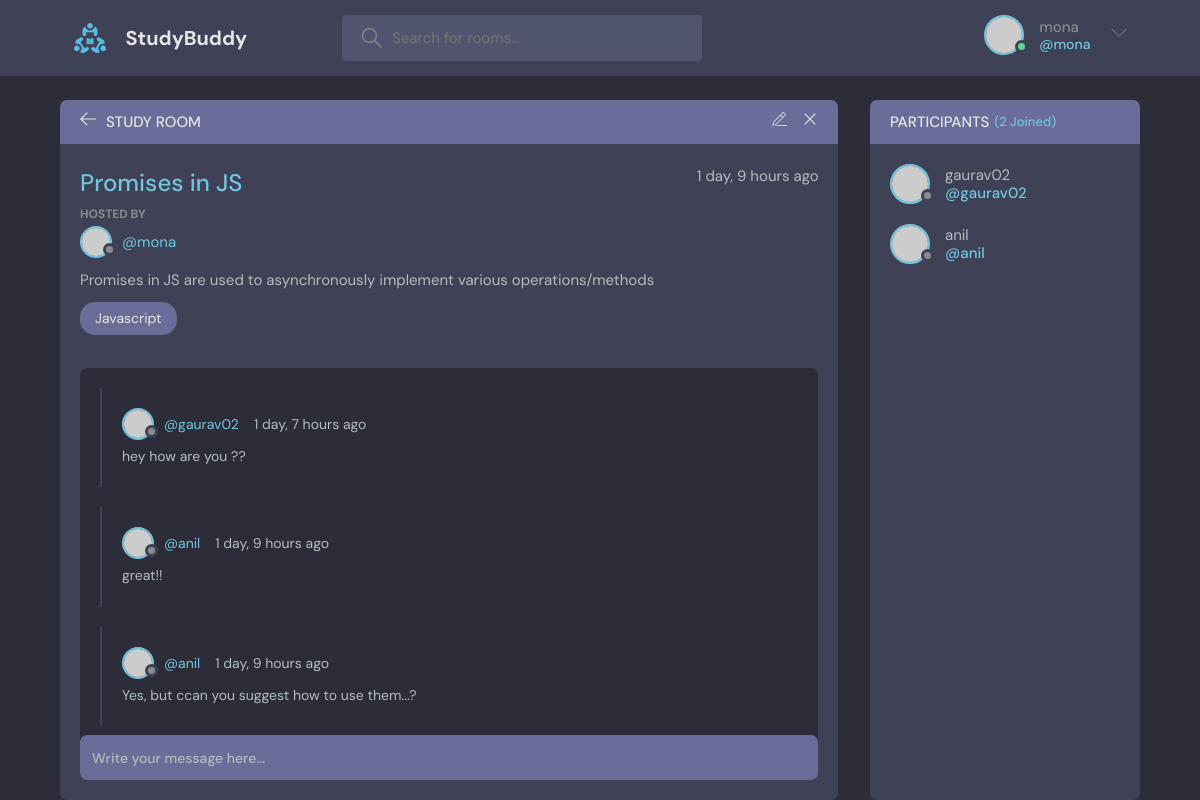
/room/6/ (signed in), run on the app's committed database.
### projects/models.py (models this page shows, shortened)
class Room(models.Model):
    host = models.ForeignKey(User, on_delete=models.SET_NULL, null=True)
    topic = models.ForeignKey(Topic, on_delete=models.SET_NULL, null=True)
    name = models.CharField(max_length=200)
    description = models.TextField(null=True, blank=True)
    participants = models.ManyToManyField(
        User, related_name='participants', blank=True)
    updated = models.DateTimeField(auto_now=True)
    created = models.DateTimeField(auto_now_add=True)
    class Meta:
        ordering = ['-updated', '-created']

class Topic(models.Model):
    name = models.CharField(max_length=200)
    def __str__(self):
        return self.name

class Message(models.Model):
    user = models.ForeignKey(User, on_delete=models.CASCADE)
    room = models.ForeignKey(Room, on_delete=models.CASCADE)
    body = models.TextField()
    updated = models.DateTimeField(auto_now=True)
    created = models.DateTimeField(auto_now_add=True)

### projects/views.py (the view, shortened to what this page needs)
# urls.py: path('room/<str:pk>/', views.room, name="room"),
def room(request, pk):
    room = Room.objects.get(id=pk)
    room_messages = room.message_set.all().order_by('-created')
    participants = room.participants.all()
    context = {"room": room, 'room_messages': room_messages,
               'participants': participants}
    return render(request, 'projects/room.html', context)

### projects/templates/projects/room.html (shortened to what this page needs)
{% extends 'main.html' %}
{% block content %}
<main class="profile-page layout layout--2">
  <div class="container">
    <div class="room">
      <div class="room__top">
        <div class="room__topLeft">
          <a href="{% url 'home' %}">
            <svg version="1.1" xmlns="http://www.w3.org/2000/svg" width="32" height="32" viewBox="0 0 32 32">
              <title>arrow-left</title>
              <path
                d="M13.723 2.286l-13.723 13.714 13.719 13.714 1.616-1.611-10.96-10.96h27.625v-2.286h-27.625l10.965-10.965-1.616-1.607z">
              </path>
            </svg>
          </a>
          <h3>Study Room</h3>
        </div>
        {% if room.host == request.user %}
        <div class="room__topRight">
          <a href="{% url 'update-room' room.id %}">
          </a>
          <a href="{% url 'delete-room' room.id %}">
            <svg version="1.1" xmlns="http://www.w3.org/2000/svg" width="32" height="32" viewBox="0 0 32 32">
              <title>remove</title>
              <path
                d="M27.314 6.019l-1.333-1.333-9.98 9.981-9.981-9.981-1.333 1.333 9.981 9.981-9.981 9.98 1.333 1.333 9.981-9.98 9.98 9.98 1.333-1.333-9.98-9.98 9.98-9.981z">
              </path>
            </svg>
          </a>
        </div>
        {% endif %}
      </div>
      <div class="room__box scroll">
        <div class="room__header scroll">
          <div class="room__info">
            <h3>{{room.name}}</h3>
            <span>{{room.created|timesince}} ago</span>
          </div>
          <div class="room__hosted">
            <p>Hosted By</p>
            <a href="{% url 'user-profile' room.host.id%}" class="room__author">
              <div class="avatar avatar--small">
                <img src="https://randomuser.me/api/portraits/men/37.jpg" />
              </div>
              <span>@{{room.host.username}}</span>
            </a>
          </div>
          <div class="room__details">{{room.description}}</div>
          <span class="room__topics">{{room.topic}}</span>
        </div>
        <div class="room__conversation">
          <div class="threads scroll">
            {% for message in room_messages %}
            <div class="thread">
              <div class="thread__top">
                <div class="thread__author">
                  <a href="{% url 'user-profile' message.user.id %}" class="thread__authorInfo">
                    <div class="avatar avatar--small">
                      <img src="https://randomuser.me/api/portraits/men/37.jpg" />
                    </div>
                    <span>@{{message.user}}</span>
                  </a>
                  <span class="thread__date">{{message.created|timesince}} ago</span>
                </div>
              </div>
              <div class="thread__details">{{message.body}}</div>
            </div>
            {% endfor%}
          </div>
        </div>
      </div>
      {% if request.user.is_authenticated %}
      <div class="room__message">
        <form method="POST" action="">{% csrf_token %}<input type="text" name="body"
            placeholder="Write your message here..." /></form>
      </div>
      {% endif %}
    </div>
    <div class="participants">
      <h3 class="participants__top">Participants <span>({{participants.count}} Joined)</span></h3>
      <div class="participants__list scroll">
        {% for user in participants %}
        <a href="{% url 'user-profile' user.id %}" class="participant">
          <div class="avatar avatar--medium">
            <img src="https://randomuser.me/api/portraits/men/37.jpg" />
          </div>
          <p>
            {{user.username}}
            <span>@{{user.username}}</span>
          </p>
        </a>
        {% endfor %}
      </div>
    </div>
  </div>
</main>
{% endblock %}

### Templates/navbar.html (shortened to what this page needs)
{% load static %}
<header class="header header--loggedIn">
    <div class="container">
        <a href="{% url 'home' %}" class="header__logo">
            <img src="{% static 'images/logo.svg' %}" />
            <h1>StudyBuddy</h1>
        </a>
        <form class="header__search" method="POST" action='{% url "home" %}'>
            <label>
                <input name="q" placeholder="Search for rooms..." />
            </label>
        </form>
        <nav class="header__menu">
            {% if request.user.is_authenticated %}
            <div class="header__user">
                <a href="profile.html">
                    <div class="avatar avatar--medium active">
                        <img src="https://randomuser.me/api/portraits/men/37.jpg" />
                    </div>
                    <p>{{request.user.username}}<span>@{{request.user.username}}</span></p>
                </a>
                <button class="dropdown-button">
                    <svg version="1.1" xmlns="http://www.w3.org/2000/svg" width="32" height="32" viewBox="0 0 32 32">
                        <title>chevron-down</title>
                        <path d="M16 21l-13-13h-3l16 16 16-16h-3l-13 13z"></path>
                    </svg>
                </button>
            </div>
            {% else %}
            <a href="{% url 'login' %}">
                <img src="{% static 'images/avatar.svg' %}" />
                <p>Login</p>
            </a>
            {% endif %}
        </nav>
    </div>
</header>

### data on the page
Room: name "Promises in JS", created "1 day, 9 hours", host.username "mona", description "Promises in JS are used to asynchronously implement various operations/methods", topic "Javascript"
Message: user "gaurav02", created "1 day, 7 hours", body "hey how are you ??"
Message: user "anil", created "1 day, 9 hours", body "great!!"
Message: user "anil", created "1 day, 9 hours", body "Yes, but ccan you suggest how to use them...?"

### other printed values
{{ request.user.username }} "mona"
{{ participants.count }} "2"
{{ user.username }} "gaurav02"
{{ user.username }} "anil"
